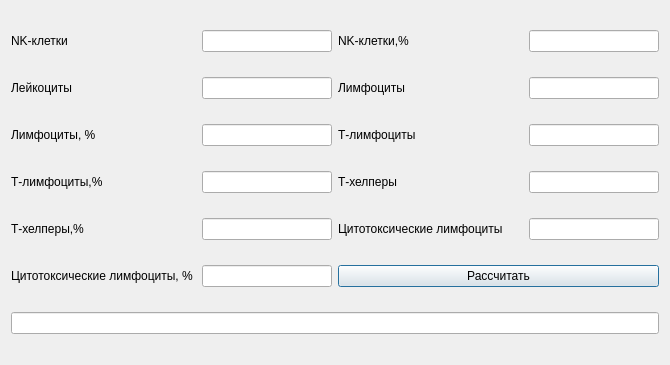
<?xml version="1.0" encoding="UTF-8"?>
<ui version="4.0">
 <class>Dialog</class>
 <widget class="QDialog" name="Dialog">
  <property name="geometry">
   <rect>
    <x>0</x>
    <y>0</y>
    <width>670</width>
    <height>365</height>
   </rect>
  </property>
  <property name="windowTitle">
   <string>Dialog</string>
  </property>
  <layout class="QGridLayout" name="gridLayout">
   <item row="0" column="0">
    <layout class="QHBoxLayout" name="horizontalLayout">
     <item>
      <widget class="QLabel" name="label">
       <property name="text">
        <string>NK-клетки</string>
       </property>
      </widget>
     </item>
     <item>
      <widget class="QLineEdit" name="lineEdit">
       <property name="maximumSize">
        <size>
         <width>130</width>
         <height>16777215</height>
        </size>
       </property>
      </widget>
     </item>
    </layout>
   </item>
   <item row="3" column="0">
    <layout class="QHBoxLayout" name="horizontalLayout_4">
     <item>
      <widget class="QLabel" name="label_2">
       <property name="text">
        <string>Т-лимфоциты,%</string>
       </property>
      </widget>
     </item>
     <item>
      <widget class="QLineEdit" name="lineEdit_8">
       <property name="maximumSize">
        <size>
         <width>130</width>
         <height>16777215</height>
        </size>
       </property>
      </widget>
     </item>
    </layout>
   </item>
   <item row="5" column="1">
    <layout class="QHBoxLayout" name="horizontalLayout_9">
     <item>
      <widget class="QPushButton" name="pushButton">
       <property name="maximumSize">
        <size>
         <width>600</width>
         <height>16777215</height>
        </size>
       </property>
       <property name="text">
        <string>Рассчитать</string>
       </property>
      </widget>
     </item>
    </layout>
   </item>
   <item row="0" column="1">
    <layout class="QHBoxLayout" name="horizontalLayout_2">
     <item>
      <widget class="QLabel" name="label_5">
       <property name="text">
        <string>NK-клетки,%</string>
       </property>
      </widget>
     </item>
     <item>
      <widget class="QLineEdit" name="lineEdit_2">
       <property name="maximumSize">
        <size>
         <width>130</width>
         <height>16777215</height>
        </size>
       </property>
      </widget>
     </item>
    </layout>
   </item>
   <item row="4" column="1">
    <layout class="QHBoxLayout" name="horizontalLayout_7">
     <item>
      <widget class="QLabel" name="label_10">
       <property name="text">
        <string>Цитотоксические лимфоциты</string>
       </property>
      </widget>
     </item>
     <item>
      <widget class="QLineEdit" name="lineEdit_5">
       <property name="maximumSize">
        <size>
         <width>130</width>
         <height>16777215</height>
        </size>
       </property>
      </widget>
     </item>
    </layout>
   </item>
   <item row="2" column="0">
    <layout class="QHBoxLayout" name="horizontalLayout_11">
     <item>
      <widget class="QLabel" name="label_4">
       <property name="text">
        <string>Лимфоциты, %</string>
       </property>
      </widget>
     </item>
     <item>
      <widget class="QLineEdit" name="lineEdit_11">
       <property name="maximumSize">
        <size>
         <width>130</width>
         <height>16777215</height>
        </size>
       </property>
      </widget>
     </item>
    </layout>
   </item>
   <item row="4" column="0">
    <layout class="QHBoxLayout" name="horizontalLayout_6">
     <item>
      <widget class="QLabel" name="label_9">
       <property name="text">
        <string>Т-хелперы,%</string>
       </property>
      </widget>
     </item>
     <item>
      <widget class="QLineEdit" name="lineEdit_6">
       <property name="maximumSize">
        <size>
         <width>130</width>
         <height>16777215</height>
        </size>
       </property>
      </widget>
     </item>
    </layout>
   </item>
   <item row="1" column="1">
    <layout class="QHBoxLayout" name="horizontalLayout_10">
     <item>
      <widget class="QLabel" name="label_8">
       <property name="text">
        <string>Лимфоциты</string>
       </property>
      </widget>
     </item>
     <item>
      <widget class="QLineEdit" name="lineEdit_9">
       <property name="maximumSize">
        <size>
         <width>130</width>
         <height>16777215</height>
        </size>
       </property>
      </widget>
     </item>
    </layout>
   </item>
   <item row="1" column="0">
    <layout class="QHBoxLayout" name="horizontalLayout_12">
     <item>
      <widget class="QLabel" name="label_3">
       <property name="text">
        <string>Лейкоциты</string>
       </property>
      </widget>
     </item>
     <item>
      <widget class="QLineEdit" name="lineEdit_10">
       <property name="maximumSize">
        <size>
         <width>130</width>
         <height>16777215</height>
        </size>
       </property>
      </widget>
     </item>
    </layout>
   </item>
   <item row="2" column="1">
    <layout class="QHBoxLayout" name="horizontalLayout_3">
     <item>
      <widget class="QLabel" name="label_6">
       <property name="text">
        <string>Т-лимфоциты</string>
       </property>
      </widget>
     </item>
     <item>
      <widget class="QLineEdit" name="lineEdit_3">
       <property name="maximumSize">
        <size>
         <width>130</width>
         <height>16777215</height>
        </size>
       </property>
      </widget>
     </item>
    </layout>
   </item>
   <item row="5" column="0">
    <layout class="QHBoxLayout" name="horizontalLayout_8">
     <item>
      <widget class="QLabel" name="label_11">
       <property name="text">
        <string>Цитотоксические лимфоциты, %</string>
       </property>
      </widget>
     </item>
     <item>
      <widget class="QLineEdit" name="lineEdit_7">
       <property name="maximumSize">
        <size>
         <width>130</width>
         <height>16777215</height>
        </size>
       </property>
      </widget>
     </item>
    </layout>
   </item>
   <item row="3" column="1">
    <layout class="QHBoxLayout" name="horizontalLayout_5">
     <item>
      <widget class="QLabel" name="label_7">
       <property name="text">
        <string>Т-хелперы</string>
       </property>
      </widget>
     </item>
     <item>
      <widget class="QLineEdit" name="lineEdit_4">
       <property name="maximumSize">
        <size>
         <width>130</width>
         <height>16777215</height>
        </size>
       </property>
      </widget>
     </item>
    </layout>
   </item>
   <item row="6" column="0" colspan="2">
    <widget class="QLineEdit" name="lineEdit_12"/>
   </item>
  </layout>
 </widget>
 <resources/>
 <connections/>
</ui>
